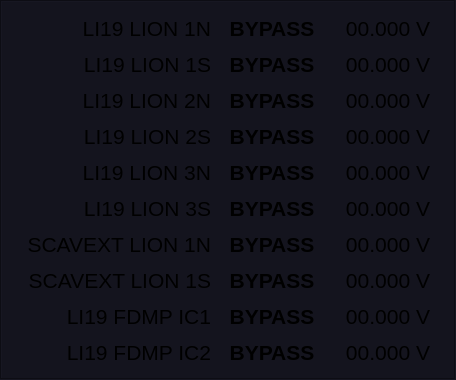
   <widget class="QFrame" name="frame_LIONs_ICs">
    <property name="geometry">
     <rect>
      <x>1425</x>
      <y>55</y>
      <width>456</width>
      <height>380</height>
     </rect>
    </property>
    <property name="styleSheet">
     <string notr="true">QFrame {
background-color: rgb(20, 20, 30);
}
PyDMLabel {
  border-radius: 2px;
}
PyDMLabel[alarmSensitiveBorder=&quot;true&quot;][alarmSeverity=&quot;0&quot;] {
  background-color: rgb(0,0,10);
  color: rgb(0,255,0);
}

PyDMLabel[alarmSensitiveBorder=&quot;true&quot;][alarmSeverity=&quot;1&quot;] {
  color: rgb(0,0,0);
  background-color: rgb(255,255,0);
}

PyDMLabel[alarmSensitiveBorder=&quot;true&quot;][alarmSeverity=&quot;2&quot;] {
  background-color: rgb(255,0,0);
  color: rgb(255,255,255);
}

PyDMLabel[alarmSensitiveBorder=&quot;true&quot;][alarmSeverity=&quot;3&quot;] {
  background-color: rgb(192,0,255);
  color: rgb(255,255,0);
}

PyDMLabel[alarmSensitiveBorder=&quot;true&quot;][alarmSeverity=&quot;4&quot;] {
  color: rgb(218,218,218);
  background-color: rgb(25,25,25);
}</string>
    </property>
    <property name="frameShape">
     <enum>QFrame::Box</enum>
    </property>
    <property name="frameShadow">
     <enum>QFrame::Sunken</enum>
    </property>
    <layout class="QGridLayout" name="gridLayout_2">
     <item row="3" column="1">
      <widget class="PyDMLabel" name="PyDMLabel_68">
       <property name="maximumSize">
        <size>
         <width>110</width>
         <height>16777215</height>
        </size>
       </property>
       <property name="font">
        <font>
         <pointsize>16</pointsize>
         <weight>75</weight>
         <bold>true</bold>
        </font>
       </property>
       <property name="toolTip">
        <string/>
       </property>
       <property name="text">
        <string>BYPASS</string>
       </property>
       <property name="alignment">
        <set>Qt::AlignCenter</set>
       </property>
       <property name="alarmSensitiveContent">
        <bool>true</bool>
       </property>
       <property name="channel">
        <string>LION:LI19:900:BCSSTATESUM</string>
       </property>
      </widget>
     </item>
     <item row="10" column="1">
      <widget class="PyDMLabel" name="PyDMLabel_75">
       <property name="maximumSize">
        <size>
         <width>110</width>
         <height>16777215</height>
        </size>
       </property>
       <property name="font">
        <font>
         <pointsize>16</pointsize>
         <weight>75</weight>
         <bold>true</bold>
        </font>
       </property>
       <property name="toolTip">
        <string/>
       </property>
       <property name="text">
        <string>BYPASS</string>
       </property>
       <property name="alignment">
        <set>Qt::AlignCenter</set>
       </property>
       <property name="alarmSensitiveContent">
        <bool>true</bool>
       </property>
       <property name="channel">
        <string>LION:EP01:151:BCSSTATESUM</string>
       </property>
      </widget>
     </item>
     <item row="9" column="2">
      <widget class="PyDMLabel" name="PyDMLabel_84">
       <property name="maximumSize">
        <size>
         <width>110</width>
         <height>16777215</height>
        </size>
       </property>
       <property name="font">
        <font>
         <pointsize>16</pointsize>
         <weight>50</weight>
         <bold>false</bold>
        </font>
       </property>
       <property name="toolTip">
        <string/>
       </property>
       <property name="styleSheet">
        <string notr="true">PyDMLabel {
  border-radius: 2px;
}
PyDMLabel[alarmSensitiveBorder=&quot;true&quot;][alarmSeverity=&quot;0&quot;] {
  background-color: rgb(0,0,10);
  color: rgb(104,160,255);
}
</string>
       </property>
       <property name="text">
        <string>00.000 V</string>
       </property>
       <property name="alignment">
        <set>Qt::AlignCenter</set>
       </property>
       <property name="showUnits">
        <bool>true</bool>
       </property>
       <property name="alarmSensitiveContent">
        <bool>true</bool>
       </property>
       <property name="channel">
        <string>LION:EP01:150:VACT</string>
       </property>
      </widget>
     </item>
     <item row="5" column="0">
      <widget class="QLabel" name="label_51">
       <property name="font">
        <font>
         <pointsize>16</pointsize>
        </font>
       </property>
       <property name="text">
        <string>LI19 LION 2N</string>
       </property>
       <property name="alignment">
        <set>Qt::AlignRight|Qt::AlignTrailing|Qt::AlignVCenter</set>
       </property>
       <property name="margin">
        <number>5</number>
       </property>
      </widget>
     </item>
     <item row="5" column="1">
      <widget class="PyDMLabel" name="PyDMLabel_70">
       <property name="maximumSize">
        <size>
         <width>110</width>
         <height>16777215</height>
        </size>
       </property>
       <property name="font">
        <font>
         <pointsize>16</pointsize>
         <weight>75</weight>
         <bold>true</bold>
        </font>
       </property>
       <property name="toolTip">
        <string/>
       </property>
       <property name="text">
        <string>BYPASS</string>
       </property>
       <property name="alignment">
        <set>Qt::AlignCenter</set>
       </property>
       <property name="alarmSensitiveContent">
        <bool>true</bool>
       </property>
       <property name="channel">
        <string>LION:LI20:1500:BCSSTATESUM</string>
       </property>
      </widget>
     </item>
     <item row="10" column="2">
      <widget class="PyDMLabel" name="PyDMLabel_85">
       <property name="maximumSize">
        <size>
         <width>110</width>
         <height>16777215</height>
        </size>
       </property>
       <property name="font">
        <font>
         <pointsize>16</pointsize>
         <weight>50</weight>
         <bold>false</bold>
        </font>
       </property>
       <property name="toolTip">
        <string/>
       </property>
       <property name="styleSheet">
        <string notr="true">PyDMLabel {
  border-radius: 2px;
}
PyDMLabel[alarmSensitiveBorder=&quot;true&quot;][alarmSeverity=&quot;0&quot;] {
  background-color: rgb(0,0,10);
  color: rgb(104,160,255);
}
</string>
       </property>
       <property name="text">
        <string>00.000 V</string>
       </property>
       <property name="alignment">
        <set>Qt::AlignCenter</set>
       </property>
       <property name="showUnits">
        <bool>true</bool>
       </property>
       <property name="alarmSensitiveContent">
        <bool>true</bool>
       </property>
       <property name="channel">
        <string>LION:EP01:151:VACT</string>
       </property>
      </widget>
     </item>
     <item row="7" column="0">
      <widget class="QLabel" name="label_47">
       <property name="font">
        <font>
         <pointsize>16</pointsize>
        </font>
       </property>
       <property name="text">
        <string>LI19 LION 3N</string>
       </property>
       <property name="alignment">
        <set>Qt::AlignRight|Qt::AlignTrailing|Qt::AlignVCenter</set>
       </property>
       <property name="margin">
        <number>5</number>
       </property>
      </widget>
     </item>
     <item row="4" column="1">
      <widget class="PyDMLabel" name="PyDMLabel_69">
       <property name="maximumSize">
        <size>
         <width>110</width>
         <height>16777215</height>
        </size>
       </property>
       <property name="font">
        <font>
         <pointsize>16</pointsize>
         <weight>75</weight>
         <bold>true</bold>
        </font>
       </property>
       <property name="toolTip">
        <string/>
       </property>
       <property name="text">
        <string>BYPASS</string>
       </property>
       <property name="alignment">
        <set>Qt::AlignCenter</set>
       </property>
       <property name="alarmSensitiveContent">
        <bool>true</bool>
       </property>
       <property name="channel">
        <string>LION:LI19:901:BCSSTATESUM</string>
       </property>
      </widget>
     </item>
     <item row="8" column="2">
      <widget class="PyDMLabel" name="PyDMLabel_83">
       <property name="maximumSize">
        <size>
         <width>110</width>
         <height>16777215</height>
        </size>
       </property>
       <property name="font">
        <font>
         <pointsize>16</pointsize>
         <weight>50</weight>
         <bold>false</bold>
        </font>
       </property>
       <property name="toolTip">
        <string/>
       </property>
       <property name="styleSheet">
        <string notr="true">PyDMLabel {
  border-radius: 2px;
}
PyDMLabel[alarmSensitiveBorder=&quot;true&quot;][alarmSeverity=&quot;0&quot;] {
  background-color: rgb(0,0,10);
  color: rgb(104,160,255);
}
</string>
       </property>
       <property name="text">
        <string>00.000 V</string>
       </property>
       <property name="alignment">
        <set>Qt::AlignCenter</set>
       </property>
       <property name="showUnits">
        <bool>true</bool>
       </property>
       <property name="alarmSensitiveContent">
        <bool>true</bool>
       </property>
       <property name="channel">
        <string>LION:LI20:3121:VACT</string>
       </property>
      </widget>
     </item>
     <item row="9" column="0">
      <widget class="QLabel" name="label_49">
       <property name="font">
        <font>
         <pointsize>16</pointsize>
        </font>
       </property>
       <property name="text">
        <string>SCAVEXT LION 1N</string>
       </property>
       <property name="alignment">
        <set>Qt::AlignRight|Qt::AlignTrailing|Qt::AlignVCenter</set>
       </property>
       <property name="margin">
        <number>5</number>
       </property>
      </widget>
     </item>
     <item row="11" column="0">
      <widget class="QLabel" name="label_44">
       <property name="font">
        <font>
         <pointsize>16</pointsize>
        </font>
       </property>
       <property name="text">
        <string>LI19 FDMP IC1</string>
       </property>
       <property name="alignment">
        <set>Qt::AlignRight|Qt::AlignTrailing|Qt::AlignVCenter</set>
       </property>
       <property name="margin">
        <number>5</number>
       </property>
      </widget>
     </item>
     <item row="10" column="0">
      <widget class="QLabel" name="label_50">
       <property name="font">
        <font>
         <pointsize>16</pointsize>
        </font>
       </property>
       <property name="text">
        <string>SCAVEXT LION 1S</string>
       </property>
       <property name="alignment">
        <set>Qt::AlignRight|Qt::AlignTrailing|Qt::AlignVCenter</set>
       </property>
       <property name="margin">
        <number>5</number>
       </property>
      </widget>
     </item>
     <item row="6" column="0">
      <widget class="QLabel" name="label_45">
       <property name="font">
        <font>
         <pointsize>16</pointsize>
        </font>
       </property>
       <property name="text">
        <string>LI19 LION 2S</string>
       </property>
       <property name="alignment">
        <set>Qt::AlignRight|Qt::AlignTrailing|Qt::AlignVCenter</set>
       </property>
       <property name="margin">
        <number>5</number>
       </property>
      </widget>
     </item>
     <item row="3" column="2">
      <widget class="PyDMLabel" name="PyDMLabel_78">
       <property name="maximumSize">
        <size>
         <width>110</width>
         <height>16777215</height>
        </size>
       </property>
       <property name="font">
        <font>
         <pointsize>16</pointsize>
         <weight>50</weight>
         <bold>false</bold>
        </font>
       </property>
       <property name="toolTip">
        <string/>
       </property>
       <property name="styleSheet">
        <string notr="true">PyDMLabel {
  border-radius: 2px;
}
PyDMLabel[alarmSensitiveBorder=&quot;true&quot;][alarmSeverity=&quot;0&quot;] {
  background-color: rgb(0,0,10);
  color: rgb(104,160,255);
}
</string>
       </property>
       <property name="text">
        <string>00.000 V</string>
       </property>
       <property name="alignment">
        <set>Qt::AlignCenter</set>
       </property>
       <property name="showUnits">
        <bool>true</bool>
       </property>
       <property name="alarmSensitiveContent">
        <bool>true</bool>
       </property>
       <property name="channel">
        <string>LION:LI19:900:VACT</string>
       </property>
      </widget>
     </item>
     <item row="4" column="0">
      <widget class="QLabel" name="label_43">
       <property name="font">
        <font>
         <pointsize>16</pointsize>
        </font>
       </property>
       <property name="text">
        <string>LI19 LION 1S</string>
       </property>
       <property name="alignment">
        <set>Qt::AlignRight|Qt::AlignTrailing|Qt::AlignVCenter</set>
       </property>
       <property name="margin">
        <number>5</number>
       </property>
      </widget>
     </item>
     <item row="7" column="2">
      <widget class="PyDMLabel" name="PyDMLabel_82">
       <property name="maximumSize">
        <size>
         <width>110</width>
         <height>16777215</height>
        </size>
       </property>
       <property name="font">
        <font>
         <pointsize>16</pointsize>
         <weight>50</weight>
         <bold>false</bold>
        </font>
       </property>
       <property name="toolTip">
        <string/>
       </property>
       <property name="styleSheet">
        <string notr="true">PyDMLabel {
  border-radius: 2px;
}
PyDMLabel[alarmSensitiveBorder=&quot;true&quot;][alarmSeverity=&quot;0&quot;] {
  background-color: rgb(0,0,10);
  color: rgb(104,160,255);
}
</string>
       </property>
       <property name="text">
        <string>00.000 V</string>
       </property>
       <property name="alignment">
        <set>Qt::AlignCenter</set>
       </property>
       <property name="showUnits">
        <bool>true</bool>
       </property>
       <property name="alarmSensitiveContent">
        <bool>true</bool>
       </property>
       <property name="channel">
        <string>LION:LI20:3120:VACT</string>
       </property>
      </widget>
     </item>
     <item row="12" column="0">
      <widget class="QLabel" name="label_46">
       <property name="font">
        <font>
         <pointsize>16</pointsize>
        </font>
       </property>
       <property name="text">
        <string>LI19 FDMP IC2</string>
       </property>
       <property name="alignment">
        <set>Qt::AlignRight|Qt::AlignTrailing|Qt::AlignVCenter</set>
       </property>
       <property name="margin">
        <number>5</number>
       </property>
      </widget>
     </item>
     <item row="12" column="1">
      <widget class="PyDMLabel" name="PyDMLabel_77">
       <property name="maximumSize">
        <size>
         <width>110</width>
         <height>16777215</height>
        </size>
       </property>
       <property name="font">
        <font>
         <pointsize>16</pointsize>
         <weight>75</weight>
         <bold>true</bold>
        </font>
       </property>
       <property name="toolTip">
        <string/>
       </property>
       <property name="text">
        <string>BYPASS</string>
       </property>
       <property name="alignment">
        <set>Qt::AlignCenter</set>
       </property>
       <property name="alarmSensitiveContent">
        <bool>true</bool>
       </property>
       <property name="channel">
        <string>PICS:LI20:3486:BCSSTATESUM</string>
       </property>
      </widget>
     </item>
     <item row="11" column="2">
      <widget class="PyDMLabel" name="PyDMLabel_86">
       <property name="maximumSize">
        <size>
         <width>110</width>
         <height>16777215</height>
        </size>
       </property>
       <property name="font">
        <font>
         <pointsize>16</pointsize>
         <weight>50</weight>
         <bold>false</bold>
        </font>
       </property>
       <property name="toolTip">
        <string/>
       </property>
       <property name="styleSheet">
        <string notr="true">PyDMLabel {
  border-radius: 2px;
}
PyDMLabel[alarmSensitiveBorder=&quot;true&quot;][alarmSeverity=&quot;0&quot;] {
  background-color: rgb(0,0,10);
  color: rgb(104,160,255);
}
</string>
       </property>
       <property name="text">
        <string>00.000 V</string>
       </property>
       <property name="alignment">
        <set>Qt::AlignCenter</set>
       </property>
       <property name="showUnits">
        <bool>true</bool>
       </property>
       <property name="alarmSensitiveContent">
        <bool>true</bool>
       </property>
       <property name="channel">
        <string>PICS:LI20:3485:VACT</string>
       </property>
      </widget>
     </item>
     <item row="7" column="1">
      <widget class="PyDMLabel" name="PyDMLabel_72">
       <property name="maximumSize">
        <size>
         <width>110</width>
         <height>16777215</height>
        </size>
       </property>
       <property name="font">
        <font>
         <pointsize>16</pointsize>
         <weight>75</weight>
         <bold>true</bold>
        </font>
       </property>
       <property name="toolTip">
        <string/>
       </property>
       <property name="text">
        <string>BYPASS</string>
       </property>
       <property name="alignment">
        <set>Qt::AlignCenter</set>
       </property>
       <property name="alarmSensitiveContent">
        <bool>true</bool>
       </property>
       <property name="channel">
        <string>LION:LI20:3120:BCSSTATESUM</string>
       </property>
      </widget>
     </item>
     <item row="6" column="2">
      <widget class="PyDMLabel" name="PyDMLabel_81">
       <property name="maximumSize">
        <size>
         <width>110</width>
         <height>16777215</height>
        </size>
       </property>
       <property name="font">
        <font>
         <pointsize>16</pointsize>
         <weight>50</weight>
         <bold>false</bold>
        </font>
       </property>
       <property name="toolTip">
        <string/>
       </property>
       <property name="styleSheet">
        <string notr="true">PyDMLabel {
  border-radius: 2px;
}
PyDMLabel[alarmSensitiveBorder=&quot;true&quot;][alarmSeverity=&quot;0&quot;] {
  background-color: rgb(0,0,10);
  color: rgb(104,160,255);
}
</string>
       </property>
       <property name="text">
        <string>00.000 V</string>
       </property>
       <property name="alignment">
        <set>Qt::AlignCenter</set>
       </property>
       <property name="showUnits">
        <bool>true</bool>
       </property>
       <property name="alarmSensitiveContent">
        <bool>true</bool>
       </property>
       <property name="channel">
        <string>LION:LI20:1501:VACT</string>
       </property>
      </widget>
     </item>
     <item row="5" column="2">
      <widget class="PyDMLabel" name="PyDMLabel_80">
       <property name="maximumSize">
        <size>
         <width>110</width>
         <height>16777215</height>
        </size>
       </property>
       <property name="font">
        <font>
         <pointsize>16</pointsize>
         <weight>50</weight>
         <bold>false</bold>
        </font>
       </property>
       <property name="toolTip">
        <string/>
       </property>
       <property name="styleSheet">
        <string notr="true">PyDMLabel {
  border-radius: 2px;
}
PyDMLabel[alarmSensitiveBorder=&quot;true&quot;][alarmSeverity=&quot;0&quot;] {
  background-color: rgb(0,0,10);
  color: rgb(104,160,255);
}
</string>
       </property>
       <property name="text">
        <string>00.000 V</string>
       </property>
       <property name="alignment">
        <set>Qt::AlignCenter</set>
       </property>
       <property name="showUnits">
        <bool>true</bool>
       </property>
       <property name="alarmSensitiveContent">
        <bool>true</bool>
       </property>
       <property name="channel">
        <string>LION:LI20:1500:VACT</string>
       </property>
      </widget>
     </item>
     <item row="4" column="2">
      <widget class="PyDMLabel" name="PyDMLabel_79">
       <property name="maximumSize">
        <size>
         <width>110</width>
         <height>16777215</height>
        </size>
       </property>
       <property name="font">
        <font>
         <pointsize>16</pointsize>
         <weight>50</weight>
         <bold>false</bold>
        </font>
       </property>
       <property name="toolTip">
        <string/>
       </property>
       <property name="styleSheet">
        <string notr="true">PyDMLabel {
  border-radius: 2px;
}
PyDMLabel[alarmSensitiveBorder=&quot;true&quot;][alarmSeverity=&quot;0&quot;] {
  background-color: rgb(0,0,10);
  color: rgb(104,160,255);
}
</string>
       </property>
       <property name="text">
        <string>00.000 V</string>
       </property>
       <property name="alignment">
        <set>Qt::AlignCenter</set>
       </property>
       <property name="showUnits">
        <bool>true</bool>
       </property>
       <property name="alarmSensitiveContent">
        <bool>true</bool>
       </property>
       <property name="channel">
        <string>LION:LI19:901:VACT</string>
       </property>
      </widget>
     </item>
     <item row="8" column="1">
      <widget class="PyDMLabel" name="PyDMLabel_73">
       <property name="maximumSize">
        <size>
         <width>110</width>
         <height>16777215</height>
        </size>
       </property>
       <property name="font">
        <font>
         <pointsize>16</pointsize>
         <weight>75</weight>
         <bold>true</bold>
        </font>
       </property>
       <property name="toolTip">
        <string/>
       </property>
       <property name="text">
        <string>BYPASS</string>
       </property>
       <property name="alignment">
        <set>Qt::AlignCenter</set>
       </property>
       <property name="alarmSensitiveContent">
        <bool>true</bool>
       </property>
       <property name="channel">
        <string>LION:LI20:3121:BCSSTATESUM</string>
       </property>
      </widget>
     </item>
     <item row="11" column="1">
      <widget class="PyDMLabel" name="PyDMLabel_76">
       <property name="maximumSize">
        <size>
         <width>110</width>
         <height>16777215</height>
        </size>
       </property>
       <property name="font">
        <font>
         <pointsize>16</pointsize>
         <weight>75</weight>
         <bold>true</bold>
        </font>
       </property>
       <property name="toolTip">
        <string/>
       </property>
       <property name="text">
        <string>BYPASS</string>
       </property>
       <property name="alignment">
        <set>Qt::AlignCenter</set>
       </property>
       <property name="alarmSensitiveContent">
        <bool>true</bool>
       </property>
       <property name="channel">
        <string>PICS:LI20:3485:BCSSTATESUM</string>
       </property>
      </widget>
     </item>
     <item row="8" column="0">
      <widget class="QLabel" name="label_48">
       <property name="font">
        <font>
         <pointsize>16</pointsize>
        </font>
       </property>
       <property name="text">
        <string>LI19 LION 3S</string>
       </property>
       <property name="alignment">
        <set>Qt::AlignRight|Qt::AlignTrailing|Qt::AlignVCenter</set>
       </property>
       <property name="margin">
        <number>5</number>
       </property>
      </widget>
     </item>
     <item row="9" column="1">
      <widget class="PyDMLabel" name="PyDMLabel_74">
       <property name="maximumSize">
        <size>
         <width>110</width>
         <height>16777215</height>
        </size>
       </property>
       <property name="font">
        <font>
         <pointsize>16</pointsize>
         <weight>75</weight>
         <bold>true</bold>
        </font>
       </property>
       <property name="toolTip">
        <string/>
       </property>
       <property name="text">
        <string>BYPASS</string>
       </property>
       <property name="alignment">
        <set>Qt::AlignCenter</set>
       </property>
       <property name="alarmSensitiveContent">
        <bool>true</bool>
       </property>
       <property name="channel">
        <string>LION:EP01:150:BCSSTATESUM</string>
       </property>
      </widget>
     </item>
     <item row="12" column="2">
      <widget class="PyDMLabel" name="PyDMLabel_87">
       <property name="maximumSize">
        <size>
         <width>110</width>
         <height>16777215</height>
        </size>
       </property>
       <property name="font">
        <font>
         <pointsize>16</pointsize>
         <weight>50</weight>
         <bold>false</bold>
        </font>
       </property>
       <property name="toolTip">
        <string/>
       </property>
       <property name="styleSheet">
        <string notr="true">PyDMLabel {
  border-radius: 2px;
}
PyDMLabel[alarmSensitiveBorder=&quot;true&quot;][alarmSeverity=&quot;0&quot;] {
  background-color: rgb(0,0,10);
  color: rgb(104,160,255);
}
</string>
       </property>
       <property name="text">
        <string>00.000 V</string>
       </property>
       <property name="alignment">
        <set>Qt::AlignCenter</set>
       </property>
       <property name="showUnits">
        <bool>true</bool>
       </property>
       <property name="alarmSensitiveContent">
        <bool>true</bool>
       </property>
       <property name="channel">
        <string>PICS:LI20:3486:VACT</string>
       </property>
      </widget>
     </item>
     <item row="6" column="1">
      <widget class="PyDMLabel" name="PyDMLabel_71">
       <property name="maximumSize">
        <size>
         <width>110</width>
         <height>16777215</height>
        </size>
       </property>
       <property name="font">
        <font>
         <pointsize>16</pointsize>
         <weight>75</weight>
         <bold>true</bold>
        </font>
       </property>
       <property name="toolTip">
        <string/>
       </property>
       <property name="text">
        <string>BYPASS</string>
       </property>
       <property name="alignment">
        <set>Qt::AlignCenter</set>
       </property>
       <property name="alarmSensitiveContent">
        <bool>true</bool>
       </property>
       <property name="channel">
        <string>LION:LI20:1501:BCSSTATESUM</string>
       </property>
      </widget>
     </item>
     <item row="3" column="0">
      <widget class="QLabel" name="label_52">
       <property name="font">
        <font>
         <pointsize>16</pointsize>
        </font>
       </property>
       <property name="text">
        <string>LI19 LION 1N</string>
       </property>
       <property name="alignment">
        <set>Qt::AlignRight|Qt::AlignTrailing|Qt::AlignVCenter</set>
       </property>
       <property name="margin">
        <number>5</number>
       </property>
      </widget>
     </item>
    </layout>
   </widget>
